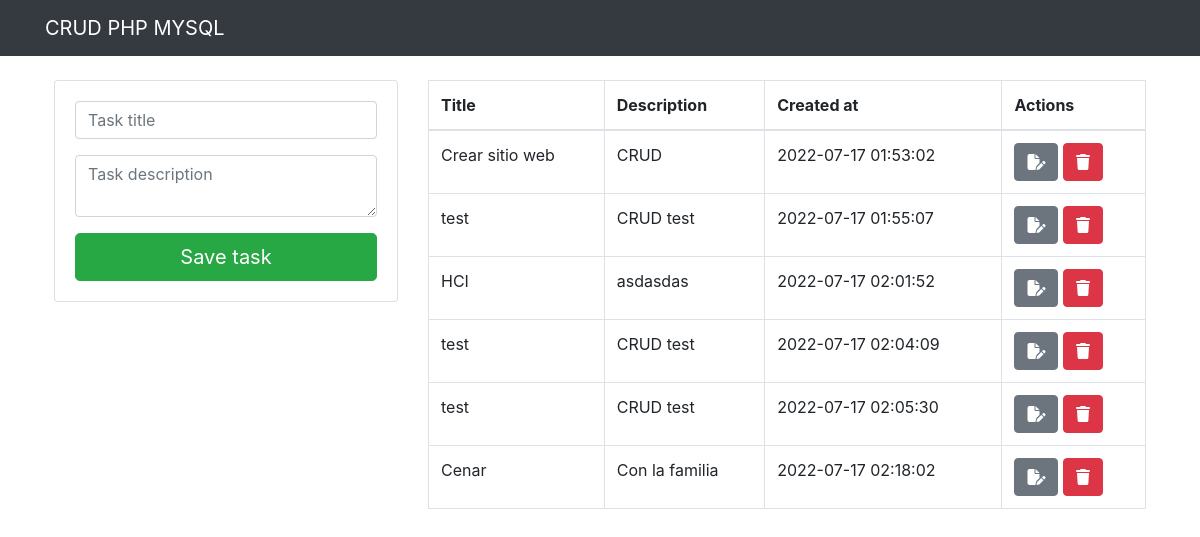
The page / on the database its author committed.
### tables this page shows
CREATE TABLE `task` (
  `id` int(11) NOT NULL,
  `title` varchar(255) NOT NULL,
  `description` text NOT NULL,
  `created_at` timestamp NOT NULL DEFAULT current_timestamp()
);

### index.php (the view, shortened to what this page needs)
<?php
    include ("db.php");
    include ("includes/header.php");
?>
<div class="container p-4">
    <div class="row">
        <div class="col-md-4">
            <div class="card card-body">
                <form action="save_task.php" method="POST">
                    <div class="form-group">
                        <input type="text" name="title" class="form-control" placeholder="Task title" autofocus>
                    </div>
                    <div class="form-group">
                        <textarea name="description" class="form-control" placeholder="Task description"
                            rows="2"></textarea>
                    </div>
                    <input type="submit" class="btn btn-success btn-lg btn-block" name="save_task" value="Save task">
                </form>
            </div>
        </div>
        <div class="col-md-8">
            <table class="table table-bordered">
                <thead>
                    <tr>
                        <th>Title</th>
                        <th>Description</th>
                        <th>Created at</th>
                        <th>Actions</th>
                    </tr>
                </thead>
                <tbody>
                    <?php
                        $query = "SELECT * FROM task";
                        $tasks = mysqli_query($connection, $query);
                        while ($row = mysqli_fetch_array($tasks)) { ?>
                    <tr>
                        <td><?php echo $row['title']; ?></td>
                        <td><?php echo $row['description']; ?></td>
                        <td><?php echo $row['created_at']; ?></td>
                        <td>
                            <a href="edit_task.php?id=<?php echo $row['id']; ?>" class="btn btn-secondary">
                                <i class="fa-solid fa-file-pen"></i>
                            </a>
                            <a href="delete_task.php?id=<?php echo $row['id']; ?>" class="btn btn-danger">
                                <i class="fa-solid fa-trash"></i>
                            </a>
                        </td>
                    </tr>
                    <?php } ?>
                </tbody>
            </table>
        </div>
    </div>
</div>
<?php include "includes/footer.php";?>

### includes/header.php (shortened to what this page needs)
<!DOCTYPE html>
<html lang="en">
<head>
    <link rel="stylesheet" href="https://cdn.jsdelivr.net/npm/bootstrap@4.0.0/dist/css/bootstrap.min.css">
</head>
<body>
    <nav class="navbar navbar-dark bg-dark">
        <div class="container">
            <a href="index.php" class="navbar-brand">CRUD PHP MYSQL</a>
        </div>
    </nav>

### includes/footer.php (shortened to what this page needs)
</body>
</html>

### rows shown on the page
task: title "Crear sitio web", description "CRUD", created_at "2022-07-17 01:53:02"
task: title "test", description "CRUD test", created_at "2022-07-17 01:55:07"
task: title "HCI", description "asdasdas", created_at "2022-07-17 02:01:52"
task: title "test", description "CRUD test", created_at "2022-07-17 02:04:09"
task: title "test", description "CRUD test", created_at "2022-07-17 02:05:30"
task: title "Cenar", description "Con la familia", created_at "2022-07-17 02:18:02"
